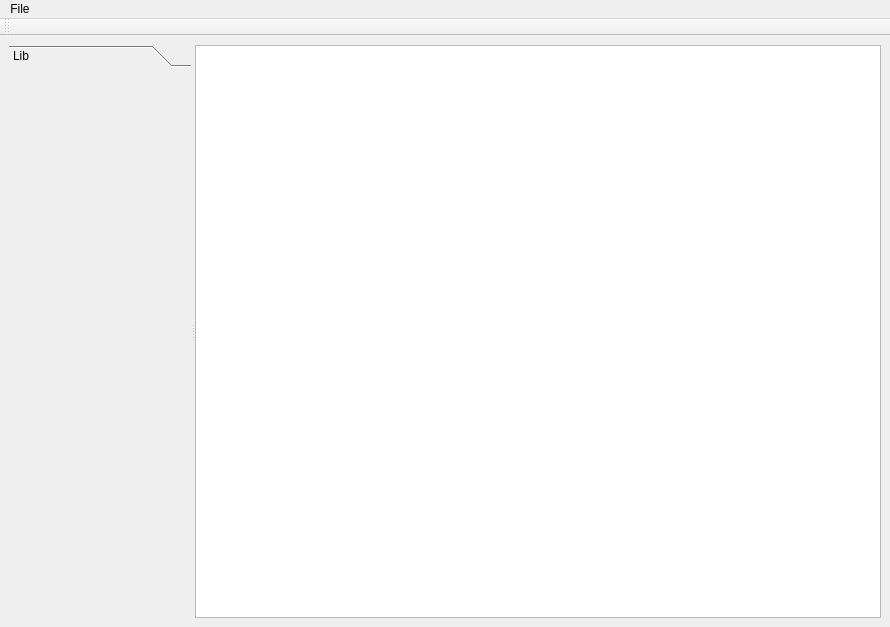
<?xml version="1.0" encoding="UTF-8"?>
<ui version="4.0">
 <class>MainWindow</class>
 <widget class="QMainWindow" name="MainWindow">
  <property name="geometry">
   <rect>
    <x>0</x>
    <y>0</y>
    <width>890</width>
    <height>627</height>
   </rect>
  </property>
  <property name="windowTitle">
   <string>MainWindow</string>
  </property>
  <widget class="QWidget" name="centralWidget">
   <layout class="QHBoxLayout" name="horizontalLayout">
    <item>
     <widget class="QSplitter" name="splitter">
      <property name="orientation">
       <enum>Qt::Horizontal</enum>
      </property>
      <widget class="QToolBox" name="toolBox">
       <property name="sizePolicy">
        <sizepolicy hsizetype="Preferred" vsizetype="Preferred">
         <horstretch>0</horstretch>
         <verstretch>0</verstretch>
        </sizepolicy>
       </property>
       <property name="currentIndex">
        <number>0</number>
       </property>
       <widget class="QWidget" name="page">
        <property name="geometry">
         <rect>
          <x>0</x>
          <y>0</y>
          <width>183</width>
          <height>550</height>
         </rect>
        </property>
        <attribute name="label">
         <string>Lib</string>
        </attribute>
       </widget>
      </widget>
      <widget class="QWidget" name="layoutWidget">
       <layout class="QVBoxLayout" name="verticalLayout">
        <item>
         <widget class="QGraphicsView" name="graphicsView"/>
        </item>
       </layout>
      </widget>
     </widget>
    </item>
   </layout>
  </widget>
  <widget class="QToolBar" name="toolBar">
   <property name="windowTitle">
    <string>toolBar</string>
   </property>
   <attribute name="toolBarArea">
    <enum>TopToolBarArea</enum>
   </attribute>
   <attribute name="toolBarBreak">
    <bool>false</bool>
   </attribute>
  </widget>
  <widget class="QToolBar" name="tool_bar">
   <property name="windowTitle">
    <string>toolBar_2</string>
   </property>
   <property name="movable">
    <bool>false</bool>
   </property>
   <attribute name="toolBarArea">
    <enum>TopToolBarArea</enum>
   </attribute>
   <attribute name="toolBarBreak">
    <bool>false</bool>
   </attribute>
  </widget>
  <widget class="QMenuBar" name="menuBar">
   <property name="geometry">
    <rect>
     <x>0</x>
     <y>0</y>
     <width>890</width>
     <height>21</height>
    </rect>
   </property>
   <widget class="QMenu" name="menuFile">
    <property name="title">
     <string>File</string>
    </property>
   </widget>
   <addaction name="menuFile"/>
  </widget>
 </widget>
 <resources>
  <include location="../../pyqt5/examples/graphicsview/diagramscene/diagramscene.qrc"/>
 </resources>
 <connections/>
</ui>
